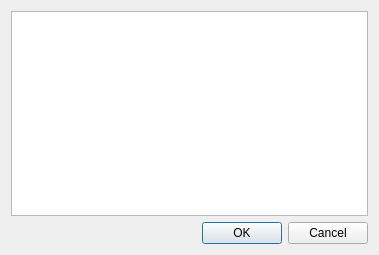
<?xml version="1.0" encoding="UTF-8"?>
<ui version="4.0">
 <class>NotesEditDialog</class>
 <widget class="QDialog" name="NotesEditDialog">
  <property name="geometry">
   <rect>
    <x>0</x>
    <y>0</y>
    <width>379</width>
    <height>255</height>
   </rect>
  </property>
  <property name="windowTitle">
   <string>Edit Notes</string>
  </property>
  <layout class="QVBoxLayout" name="verticalLayout">
   <item>
    <widget class="QTextEdit" name="textEdit"/>
   </item>
   <item>
    <widget class="QDialogButtonBox" name="buttonBox">
     <property name="orientation">
      <enum>Qt::Horizontal</enum>
     </property>
     <property name="standardButtons">
      <set>QDialogButtonBox::Cancel|QDialogButtonBox::Ok</set>
     </property>
    </widget>
   </item>
  </layout>
 </widget>
 <resources/>
 <connections>
  <connection>
   <sender>buttonBox</sender>
   <signal>accepted()</signal>
   <receiver>NotesEditDialog</receiver>
   <slot>accept()</slot>
   <hints>
    <hint type="sourcelabel">
     <x>248</x>
     <y>254</y>
    </hint>
    <hint type="destinationlabel">
     <x>157</x>
     <y>274</y>
    </hint>
   </hints>
  </connection>
  <connection>
   <sender>buttonBox</sender>
   <signal>rejected()</signal>
   <receiver>NotesEditDialog</receiver>
   <slot>reject()</slot>
   <hints>
    <hint type="sourcelabel">
     <x>316</x>
     <y>260</y>
    </hint>
    <hint type="destinationlabel">
     <x>286</x>
     <y>274</y>
    </hint>
   </hints>
  </connection>
 </connections>
</ui>
